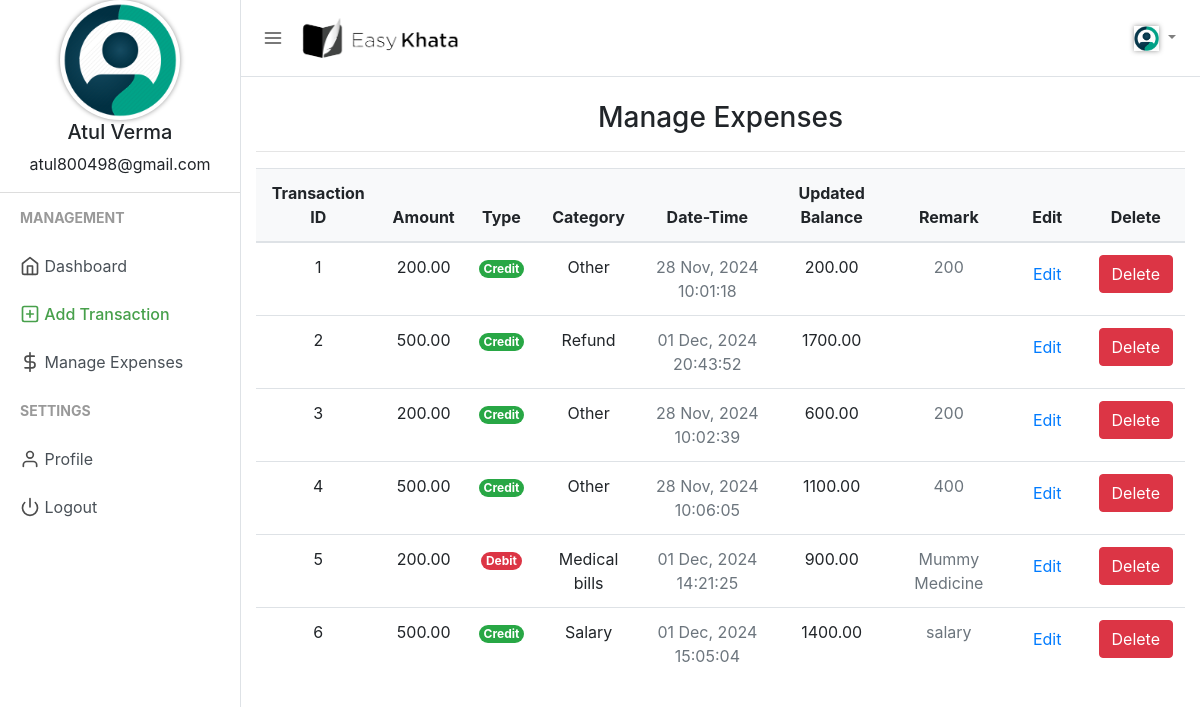
The app's page /Khata_Book/manage_expense.php (signed in) with its own data.
### tables this page shows
CREATE TABLE `user_details` (
  `UserID` int(11) NOT NULL,
  `FirstName` varchar(100) NOT NULL,
  `LastName` varchar(100) NOT NULL,
  `RegisteredOn` datetime DEFAULT current_timestamp()
);

CREATE TABLE `user_emails` (
  `EmailID` int(11) NOT NULL,
  `UserID` int(11) NOT NULL,
  `Email` varchar(255) NOT NULL
);

CREATE TABLE `user_credits` (
  `id` int(11) NOT NULL,
  `UserID` int(11) NOT NULL,
  `amount` decimal(10,2) NOT NULL DEFAULT 0.00,
  `transaction_type` varchar(2) NOT NULL,
  `source` varchar(255) NOT NULL,
  `transaction_time` datetime DEFAULT current_timestamp(),
  `remark` text DEFAULT NULL,
  `updated_balance` decimal(10,2) NOT NULL DEFAULT 0.00
);

### Khata_Book/db/fetch_userdetails.php (called while the page is built, shortened)
<?php
function fetch_userdetails($id)
{
    $conn = connection();
    $userID = $id;
    $query = mysqli_prepare($conn, "SELECT
            ud.FirstName,
            ud.LastName,
            ud.RegisteredOn,
            ue.Email,
            uc.Phone
        FROM
            user_details ud
        LEFT JOIN
            user_emails ue ON ud.UserId = ue.UserId
        LEFT JOIN
            user_contacts uc ON ud.UserId = uc.UserId
        WHERE
            ud.UserId = ?");
    mysqli_stmt_bind_param($query, "i", $userID);
    mysqli_stmt_execute($query);
    $result = mysqli_stmt_get_result($query);
    $row = mysqli_fetch_assoc($result);
    return $row;
}
function fetch_userphoto($id)
{
    $conn = connection();
    $userID = $id;
    $query = mysqli_prepare($conn, "Select Path from user_photos where UserID=? ORDER BY PhotoID DESC LIMIT 1");
    mysqli_stmt_bind_param($query, "i", $userID);
    mysqli_stmt_execute($query);
    $result = mysqli_stmt_get_result($query);
    $row = mysqli_fetch_assoc($result);
}
function fetch_transaction_data($id)
{
    $conn = connection();
    try {
        mysqli_begin_transaction($conn);
        $query = mysqli_prepare($conn, "SELECT * FROM user_credits WHERE UserID = ?");
        mysqli_stmt_bind_param($query, "i", $id);
        mysqli_stmt_execute($query);
        $row = mysqli_stmt_get_result($query);
        $row = mysqli_fetch_all($row);
        if ($row) {
            mysqli_commit($conn);
            return $row;
        }
    } catch (Exception $e) {
        mysqli_rollback($conn);
        mysqli_stmt_close($query);
        return $e->getMessage();
    } finally {
        if (isset($query)) {
            mysqli_stmt_close($query);
        }
        mysqli_close($conn);
    }
}

### Khata_Book/manage_expense.php (the view, shortened to what this page needs)
<?php
include "db/fetch_userdetails.php";
$username =  $_SESSION['user_id'];
$userdetails = fetch_userdetails($username);
$firstname = $userdetails['FirstName'] ?? 'N/A';
$lastname = $userdetails['LastName'] ?? 'N/A';
$email = $userdetails['Email'] ?? 'N/A';
$profilepicture = fetch_userphoto($username) ?? "uploads/profile_default.png";
$data = fetch_transaction_data($username);
?>
<!DOCTYPE html>
<html lang="en">
<head>
    <link href="css/bootstrap.min.css" rel="stylesheet">
    <link href="css/style.css" rel="stylesheet">
</head>
<body>
    <div class="d-flex" id="wrapper">
        <div class="border-right" id="sidebar-wrapper">
            <div class="user">
                <img class="img img-fluid rounded-circle" src="<?php echo $profilepicture  ?>" width="120">
                <h5><?php echo $firstname . " " . $lastname ?></h5>
                <p><?php echo $email ?></p>
            </div>
            <div class="sidebar-heading">Management</div>
            <div class="list-group list-group-flush">
                <a href="index.php" class="list-group-item list-group-item-action"><span data-feather="home"></span> Dashboard</a>
                <a href="add_transaction.php" class="list-group-item list-group-item-action sidebar-active"><span data-feather="plus-square"></span> Add Transaction</a>
                <a href="manage_expense.php" class="list-group-item list-group-item-action"><span data-feather="dollar-sign"></span> Manage Expenses</a>
            </div>
            <div class="sidebar-heading">Settings </div>
            <div class="list-group list-group-flush">
                <a href="profile.php" class="list-group-item list-group-item-action "><span data-feather="user"></span> Profile</a>
                <a href="logout.php" class="list-group-item list-group-item-action "><span data-feather="power"></span> Logout</a>
            </div>
        </div>
        <div id="page-content-wrapper">
            <nav class="navbar navbar-expand-lg navbar-light  border-bottom">
                <button class="toggler" type="button" id="menu-toggle" aria-expanded="false">
                    <span data-feather="menu"></span>
                </button>
                <a class="navbar-brand nav-item" href="index.php">
                    <img src="icon/Khata.png" height="50" alt="">
                </a>
                <div class="collapse navbar-collapse" id="navbarSupportedContent">
                    <ul class="navbar-nav ml-auto mt-2 mt-lg-0">
                        <li class="nav-item dropdown">
                            <a class="nav-link dropdown-toggle" href="#" id="navbarDropdown" role="button" data-toggle="dropdown" aria-haspopup="true" aria-expanded="false">
                                <img class="img img-fluid img-circle" src="<?php echo $profilepicture ?>" width="25">
                            </a>
                        </li>
                    </ul>
                </div>
            </nav>
            <div class="container-fluid">
                <h3 class="mt-4 text-center">Manage Expenses</h3>
                <hr>
                <div class="row justify-content-center">
                    <div class="col-md-12">
                        <table class="table align-middle mb-0 bg-white table-hover">
                            <thead class="bg-light text-center">
                                <tr>
                                    <th>Transaction ID</th>
                                    <th>Amount</th>
                                    <th>Type</th>
                                    <th>Category</th>
                                    <th>Date-Time</th>
                                    <th>Updated Balance</th>
                                    <th>Remark</th>
                                    <th>Edit</th>
                                    <th>Delete</th>
                                </tr>
                            </thead>
                            <tbody class="align-middle text-center">
                                <?php foreach ($data as $expense): ?>
                                    <?php
                                    $transactionId = $expense[0];
                                    $amount = $expense[2];
                                    $type = $expense[3] == "C" ? "Credit" : "Debit";
                                    $color = $expense[3] == "C" ? "success" : "danger";
                                    $category = $expense[4];
                                    $date = date_create($expense[5]);
                                    $updatedBalance = $expense[7];
                                    $remark = $expense[6];
                                    ?>
                                    <tr>
                                        <td class="fw-normal mb-1"><?php echo htmlspecialchars($transactionId); ?></td>
                                        <td><?php echo htmlspecialchars($amount); ?></td>
                                        <td ><span class="badge rounded-pill badge-<?php echo $color; ?>"><?php echo htmlspecialchars($type); ?></span></td>
                                        <td><?php echo htmlspecialchars($category); ?></td>
                                        <td class="text-muted mb-0"><?php echo htmlspecialchars(date_format($date, "d M, Y H:i:s")); ?></td>
                                        <td class="fw-normal mb-1"><?php echo htmlspecialchars($updatedBalance); ?></td>
                                        <td class="text-muted mb-0"><?php echo htmlspecialchars($remark); ?></td>
                                        <td><a href="edit.php?edit=<?php echo urlencode($transactionId); ?>" class="btn btn-link">Edit</a></td>
                                        <td><a href="manage_expense.php?delete=<?php echo urlencode($transactionId); ?>" class="btn btn-danger">Delete</a></td>
                                    </tr>
                                <?php endforeach; ?>
                            </tbody>
                        </table>
                    </div>
                </div>
            </div>
        </div>
    </div>
</body>
</html>

### Khata_Book/css/style.css (style rules this page uses)
body { background-color: #efefef; }
.feather { width: 20px; height: 20px; stroke: #4d4d4d; stroke-width: 2; stroke-linecap: round; stroke-linejoin: round; fill: none; vertical-align: text-bottom; }
.list-group { background-color: #ffffff; }
.list-group-item { border: none; }
.user { text-align: center; border-bottom: 1px solid #ddd; }
.user img { padding: 3px; object-fit: cover; }
.img-fluid { max-width: 100%; box-shadow: 0px 0px 5px #00000069; aspect-ratio: 1; }
.toggler { color: #000; background-color: #fff; border: none; outline: none; }
.sidebar-active { color: #47a04b; font-weight: 500; }
.sidebar-active .feather { stroke: #47a04b; font-weight: 500; }
#wrapper { overflow-x: hidden; background-color: #fff; }
#sidebar-wrapper { min-height: 100vh; margin-left: -15rem; -webkit-transition: margin 0.25s ease-out; -moz-transition: margin 0.25s ease-out; -o-transition: margin 0.25s ease-out; transition: margin 0.25s ease-out; }
#sidebar-wrapper .sidebar-heading { padding: 0.875rem 1.25rem; font-size: 14px; font-weight: bold; text-transform: uppercase; color: #999; }
#sidebar-wrapper .list-group { width: 15rem; }
#page-content-wrapper { min-width: 100vw; }
@media (min-width: 768px) { #sidebar-wrapper { margin-left: 0; } }
@media (min-width: 768px) { #page-content-wrapper { min-width: 0; width: 100%; } }
.container-fluid { margin-right: 20px; }

### records on screen
user_details: FirstName "Atul", LastName "Verma", user_emails.Email "atul800498@gmail.com"
user_credits: id "1", amount "200.00", transaction_type "Credit", source "Other", transaction_time "28 Nov, 2024 10:01:18", updated_balance "200.00", remark "200"
user_credits: id "2", amount "500.00", transaction_type "Credit", source "Refund", transaction_time "01 Dec, 2024 20:43:52", updated_balance "1700.00"
user_credits: id "3", amount "200.00", transaction_type "Credit", source "Other", transaction_time "28 Nov, 2024 10:02:39", updated_balance "600.00", remark "200"
user_credits: id "4", amount "500.00", transaction_type "Credit", source "Other", transaction_time "28 Nov, 2024 10:06:05", updated_balance "1100.00", remark "400"
user_credits: id "5", amount "200.00", transaction_type "Debit", source "Medical bills", transaction_time "01 Dec, 2024 14:21:25", updated_balance "900.00", remark "Mummy Medicine"
user_credits: id "6", amount "500.00", transaction_type "Credit", source "Salary", transaction_time "01 Dec, 2024 15:05:04", updated_balance "1400.00", remark "salary"
